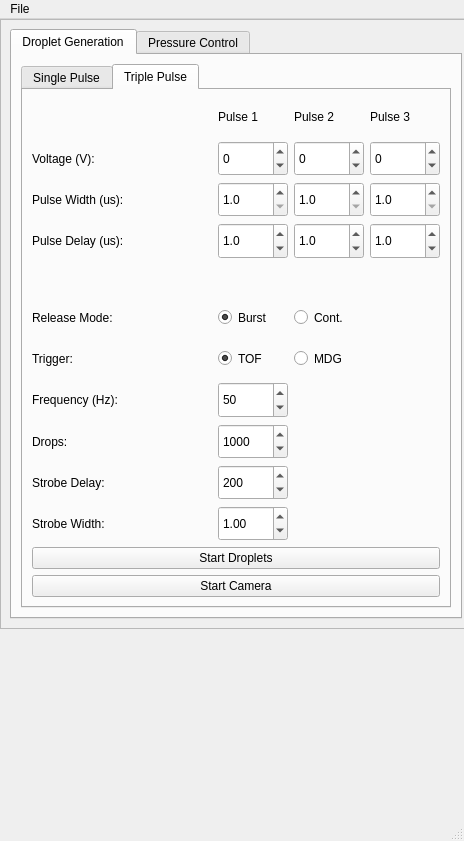
<?xml version="1.0" encoding="UTF-8"?>
<ui version="4.0">
 <class>MainWindow</class>
 <widget class="QMainWindow" name="MainWindow">
  <property name="geometry">
   <rect>
    <x>0</x>
    <y>0</y>
    <width>464</width>
    <height>841</height>
   </rect>
  </property>
  <property name="sizePolicy">
   <sizepolicy hsizetype="Maximum" vsizetype="Maximum">
    <horstretch>0</horstretch>
    <verstretch>0</verstretch>
   </sizepolicy>
  </property>
  <property name="windowTitle">
   <string>MainWindow</string>
  </property>
  <widget class="QWidget" name="centralwidget">
   <property name="sizePolicy">
    <sizepolicy hsizetype="MinimumExpanding" vsizetype="MinimumExpanding">
     <horstretch>0</horstretch>
     <verstretch>0</verstretch>
    </sizepolicy>
   </property>
   <widget class="QFrame" name="frame">
    <property name="geometry">
     <rect>
      <x>0</x>
      <y>0</y>
      <width>641</width>
      <height>610</height>
     </rect>
    </property>
    <property name="sizePolicy">
     <sizepolicy hsizetype="MinimumExpanding" vsizetype="MinimumExpanding">
      <horstretch>0</horstretch>
      <verstretch>0</verstretch>
     </sizepolicy>
    </property>
    <property name="frameShape">
     <enum>QFrame::StyledPanel</enum>
    </property>
    <property name="frameShadow">
     <enum>QFrame::Raised</enum>
    </property>
    <layout class="QFormLayout" name="formLayout">
     <item row="0" column="0">
      <widget class="QTabWidget" name="tabWidget">
       <property name="enabled">
        <bool>true</bool>
       </property>
       <property name="sizePolicy">
        <sizepolicy hsizetype="Fixed" vsizetype="Maximum">
         <horstretch>0</horstretch>
         <verstretch>0</verstretch>
        </sizepolicy>
       </property>
       <property name="inputMethodHints">
        <set>Qt::ImhDigitsOnly</set>
       </property>
       <property name="tabShape">
        <enum>QTabWidget::Rounded</enum>
       </property>
       <property name="currentIndex">
        <number>0</number>
       </property>
       <widget class="QWidget" name="tab_Droplet">
        <attribute name="title">
         <string>Droplet Generation</string>
        </attribute>
        <layout class="QVBoxLayout" name="verticalLayout">
         <item>
          <widget class="QTabWidget" name="tab_DropletSubtab">
           <property name="sizePolicy">
            <sizepolicy hsizetype="Expanding" vsizetype="Expanding">
             <horstretch>0</horstretch>
             <verstretch>0</verstretch>
            </sizepolicy>
           </property>
           <property name="currentIndex">
            <number>1</number>
           </property>
           <widget class="QWidget" name="tab_singlePulse">
            <attribute name="title">
             <string>Single Pulse</string>
            </attribute>
            <layout class="QVBoxLayout" name="verticalLayout_5">
             <item>
              <layout class="QGridLayout" name="gridLayout_singlepulse" rowstretch="0,0,0,0,0,0,0,0,0,0" rowminimumheight="40,40,40,40,40,40,40,40,40,40" columnminimumwidth="180,70,70,70">
               <property name="sizeConstraint">
                <enum>QLayout::SetMinimumSize</enum>
               </property>
               <item row="7" column="1">
                <widget class="QSpinBox" name="spinBoxDrops_sgl">
                 <property name="sizePolicy">
                  <sizepolicy hsizetype="Ignored" vsizetype="Ignored">
                   <horstretch>0</horstretch>
                   <verstretch>0</verstretch>
                  </sizepolicy>
                 </property>
                 <property name="keyboardTracking">
                  <bool>false</bool>
                 </property>
                 <property name="minimum">
                  <number>1</number>
                 </property>
                 <property name="maximum">
                  <number>32000</number>
                 </property>
                 <property name="value">
                  <number>1000</number>
                 </property>
                </widget>
               </item>
               <item row="5" column="0">
                <widget class="QLabel" name="label_sgltrigger">
                 <property name="sizePolicy">
                  <sizepolicy hsizetype="Ignored" vsizetype="Ignored">
                   <horstretch>0</horstretch>
                   <verstretch>0</verstretch>
                  </sizepolicy>
                 </property>
                 <property name="text">
                  <string>Trigger:</string>
                 </property>
                </widget>
               </item>
               <item row="4" column="2">
                <widget class="QRadioButton" name="radioButton_sglreleaseCont">
                 <property name="sizePolicy">
                  <sizepolicy hsizetype="Ignored" vsizetype="Ignored">
                   <horstretch>0</horstretch>
                   <verstretch>0</verstretch>
                  </sizepolicy>
                 </property>
                 <property name="text">
                  <string>Cont.</string>
                 </property>
                 <property name="autoExclusive">
                  <bool>true</bool>
                 </property>
                 <attribute name="buttonGroup">
                  <string notr="true">buttonGroup_singleRelease</string>
                 </attribute>
                </widget>
               </item>
               <item row="5" column="2">
                <widget class="QRadioButton" name="radioButton_sgltriggerMDG">
                 <property name="sizePolicy">
                  <sizepolicy hsizetype="Ignored" vsizetype="Ignored">
                   <horstretch>0</horstretch>
                   <verstretch>0</verstretch>
                  </sizepolicy>
                 </property>
                 <property name="text">
                  <string>MDG</string>
                 </property>
                 <property name="autoExclusive">
                  <bool>true</bool>
                 </property>
                 <attribute name="buttonGroup">
                  <string notr="true">buttonGroup_singleTrigger</string>
                 </attribute>
                </widget>
               </item>
               <item row="8" column="0">
                <widget class="QLabel" name="label_sglstrobedelay">
                 <property name="sizePolicy">
                  <sizepolicy hsizetype="Ignored" vsizetype="Ignored">
                   <horstretch>0</horstretch>
                   <verstretch>0</verstretch>
                  </sizepolicy>
                 </property>
                 <property name="text">
                  <string>Strobe Delay:</string>
                 </property>
                </widget>
               </item>
               <item row="6" column="1">
                <widget class="QSpinBox" name="spinBoxFreq_sgl">
                 <property name="sizePolicy">
                  <sizepolicy hsizetype="Ignored" vsizetype="Ignored">
                   <horstretch>0</horstretch>
                   <verstretch>0</verstretch>
                  </sizepolicy>
                 </property>
                 <property name="keyboardTracking">
                  <bool>false</bool>
                 </property>
                 <property name="minimum">
                  <number>1</number>
                 </property>
                 <property name="maximum">
                  <number>6000</number>
                 </property>
                 <property name="value">
                  <number>50</number>
                 </property>
                </widget>
               </item>
               <item row="2" column="1">
                <widget class="QDoubleSpinBox" name="doubleSpinBox_sglPWidth">
                 <property name="sizePolicy">
                  <sizepolicy hsizetype="Ignored" vsizetype="Ignored">
                   <horstretch>0</horstretch>
                   <verstretch>0</verstretch>
                  </sizepolicy>
                 </property>
                 <property name="keyboardTracking">
                  <bool>false</bool>
                 </property>
                 <property name="decimals">
                  <number>1</number>
                 </property>
                 <property name="minimum">
                  <double>1.000000000000000</double>
                 </property>
                 <property name="maximum">
                  <double>200.000000000000000</double>
                 </property>
                </widget>
               </item>
               <item row="4" column="0">
                <widget class="QLabel" name="label_sglreleasemode">
                 <property name="sizePolicy">
                  <sizepolicy hsizetype="Ignored" vsizetype="Ignored">
                   <horstretch>0</horstretch>
                   <verstretch>0</verstretch>
                  </sizepolicy>
                 </property>
                 <property name="text">
                  <string>Release Mode:</string>
                 </property>
                </widget>
               </item>
               <item row="2" column="0">
                <widget class="QLabel" name="label_sglPWidth">
                 <property name="sizePolicy">
                  <sizepolicy hsizetype="Ignored" vsizetype="Ignored">
                   <horstretch>0</horstretch>
                   <verstretch>0</verstretch>
                  </sizepolicy>
                 </property>
                 <property name="text">
                  <string>Pulse Width (us):</string>
                 </property>
                </widget>
               </item>
               <item row="4" column="1">
                <widget class="QRadioButton" name="radioButton_sglreleaseBurst">
                 <property name="sizePolicy">
                  <sizepolicy hsizetype="Ignored" vsizetype="Ignored">
                   <horstretch>0</horstretch>
                   <verstretch>0</verstretch>
                  </sizepolicy>
                 </property>
                 <property name="text">
                  <string>Burst</string>
                 </property>
                 <property name="checked">
                  <bool>true</bool>
                 </property>
                 <attribute name="buttonGroup">
                  <string notr="true">buttonGroup_singleRelease</string>
                 </attribute>
                </widget>
               </item>
               <item row="6" column="0">
                <widget class="QLabel" name="label_sglFreq">
                 <property name="sizePolicy">
                  <sizepolicy hsizetype="Ignored" vsizetype="Ignored">
                   <horstretch>0</horstretch>
                   <verstretch>0</verstretch>
                  </sizepolicy>
                 </property>
                 <property name="text">
                  <string>Frequency (Hz):</string>
                 </property>
                </widget>
               </item>
               <item row="8" column="1">
                <widget class="QSpinBox" name="spinBoxStrobedelay_sgl">
                 <property name="sizePolicy">
                  <sizepolicy hsizetype="Ignored" vsizetype="Ignored">
                   <horstretch>0</horstretch>
                   <verstretch>0</verstretch>
                  </sizepolicy>
                 </property>
                 <property name="keyboardTracking">
                  <bool>false</bool>
                 </property>
                 <property name="maximum">
                  <number>1000</number>
                 </property>
                 <property name="value">
                  <number>200</number>
                 </property>
                </widget>
               </item>
               <item row="7" column="0">
                <widget class="QLabel" name="label_sgldrops">
                 <property name="sizePolicy">
                  <sizepolicy hsizetype="Ignored" vsizetype="Ignored">
                   <horstretch>0</horstretch>
                   <verstretch>0</verstretch>
                  </sizepolicy>
                 </property>
                 <property name="text">
                  <string>Drops:</string>
                 </property>
                </widget>
               </item>
               <item row="1" column="0">
                <widget class="QLabel" name="label_sglVoltage">
                 <property name="sizePolicy">
                  <sizepolicy hsizetype="Ignored" vsizetype="Ignored">
                   <horstretch>0</horstretch>
                   <verstretch>0</verstretch>
                  </sizepolicy>
                 </property>
                 <property name="text">
                  <string>Voltage (V):</string>
                 </property>
                 <property name="scaledContents">
                  <bool>true</bool>
                 </property>
                 <property name="indent">
                  <number>0</number>
                 </property>
                </widget>
               </item>
               <item row="5" column="1">
                <widget class="QRadioButton" name="radioButton_sgltriggerTOF">
                 <property name="sizePolicy">
                  <sizepolicy hsizetype="Ignored" vsizetype="Ignored">
                   <horstretch>0</horstretch>
                   <verstretch>0</verstretch>
                  </sizepolicy>
                 </property>
                 <property name="text">
                  <string>TOF</string>
                 </property>
                 <property name="checkable">
                  <bool>true</bool>
                 </property>
                 <property name="checked">
                  <bool>true</bool>
                 </property>
                 <property name="autoExclusive">
                  <bool>true</bool>
                 </property>
                 <attribute name="buttonGroup">
                  <string notr="true">buttonGroup_singleTrigger</string>
                 </attribute>
                </widget>
               </item>
               <item row="4" column="3">
                <spacer name="horizontalSpacer_3">
                 <property name="orientation">
                  <enum>Qt::Horizontal</enum>
                 </property>
                 <property name="sizeType">
                  <enum>QSizePolicy::Minimum</enum>
                 </property>
                 <property name="sizeHint" stdset="0">
                  <size>
                   <width>40</width>
                   <height>20</height>
                  </size>
                 </property>
                </spacer>
               </item>
               <item row="0" column="0">
                <spacer name="verticalSpacer_5">
                 <property name="orientation">
                  <enum>Qt::Vertical</enum>
                 </property>
                 <property name="sizeType">
                  <enum>QSizePolicy::Minimum</enum>
                 </property>
                 <property name="sizeHint" stdset="0">
                  <size>
                   <width>20</width>
                   <height>40</height>
                  </size>
                 </property>
                </spacer>
               </item>
               <item row="1" column="1">
                <widget class="QSpinBox" name="spinBox_sglV">
                 <property name="sizePolicy">
                  <sizepolicy hsizetype="Ignored" vsizetype="Ignored">
                   <horstretch>0</horstretch>
                   <verstretch>0</verstretch>
                  </sizepolicy>
                 </property>
                 <property name="keyboardTracking">
                  <bool>false</bool>
                 </property>
                </widget>
               </item>
               <item row="3" column="0">
                <spacer name="verticalSpacer_4">
                 <property name="orientation">
                  <enum>Qt::Vertical</enum>
                 </property>
                 <property name="sizeType">
                  <enum>QSizePolicy::Minimum</enum>
                 </property>
                 <property name="sizeHint" stdset="0">
                  <size>
                   <width>20</width>
                   <height>40</height>
                  </size>
                 </property>
                </spacer>
               </item>
               <item row="9" column="0">
                <widget class="QLabel" name="label_sglStrobeWidth">
                 <property name="text">
                  <string>Strobe Width:</string>
                 </property>
                </widget>
               </item>
               <item row="9" column="1">
                <widget class="QDoubleSpinBox" name="doubleSpinBox_sglStrobeWidth">
                 <property name="sizePolicy">
                  <sizepolicy hsizetype="Ignored" vsizetype="Ignored">
                   <horstretch>0</horstretch>
                   <verstretch>0</verstretch>
                  </sizepolicy>
                 </property>
                 <property name="keyboardTracking">
                  <bool>false</bool>
                 </property>
                 <property name="minimum">
                  <double>0.010000000000000</double>
                 </property>
                 <property name="maximum">
                  <double>9.990000000000000</double>
                 </property>
                 <property name="singleStep">
                  <double>0.500000000000000</double>
                 </property>
                 <property name="value">
                  <double>2.000000000000000</double>
                 </property>
                </widget>
               </item>
              </layout>
             </item>
             <item>
              <widget class="QPushButton" name="pushButton_sgldrops">
               <property name="text">
                <string extracomment="Start droplets only, no video">Start Droplets</string>
               </property>
               <property name="checkable">
                <bool>true</bool>
               </property>
               <property name="checked">
                <bool>false</bool>
               </property>
               <property name="flat">
                <bool>false</bool>
               </property>
               <attribute name="buttonGroup">
                <string notr="true">buttonGroup_startDrops</string>
               </attribute>
              </widget>
             </item>
             <item>
              <widget class="QPushButton" name="pushButton_sglcamera">
               <property name="text">
                <string>Start Camera</string>
               </property>
               <property name="checkable">
                <bool>true</bool>
               </property>
               <attribute name="buttonGroup">
                <string notr="true">buttonGroup_startCamera</string>
               </attribute>
              </widget>
             </item>
            </layout>
           </widget>
           <widget class="QWidget" name="tab_triplePulse">
            <attribute name="title">
             <string>Triple Pulse</string>
            </attribute>
            <layout class="QVBoxLayout" name="verticalLayout_4">
             <item>
              <layout class="QGridLayout" name="gridLayout_triplepulse" rowstretch="0,0,0,0,0,0,0,0,0,0,0" rowminimumheight="40,40,40,40,40,40,40,40,40,40,40" columnminimumwidth="180,70,70,70">
               <property name="sizeConstraint">
                <enum>QLayout::SetMinimumSize</enum>
               </property>
               <item row="5" column="0">
                <widget class="QLabel" name="label_releasemode">
                 <property name="sizePolicy">
                  <sizepolicy hsizetype="Ignored" vsizetype="Ignored">
                   <horstretch>0</horstretch>
                   <verstretch>0</verstretch>
                  </sizepolicy>
                 </property>
                 <property name="text">
                  <string>Release Mode:</string>
                 </property>
                </widget>
               </item>
               <item row="6" column="2">
                <widget class="QRadioButton" name="radioButton_triggerMDG">
                 <property name="sizePolicy">
                  <sizepolicy hsizetype="Ignored" vsizetype="Ignored">
                   <horstretch>0</horstretch>
                   <verstretch>0</verstretch>
                  </sizepolicy>
                 </property>
                 <property name="text">
                  <string>MDG</string>
                 </property>
                 <property name="autoExclusive">
                  <bool>true</bool>
                 </property>
                 <attribute name="buttonGroup">
                  <string notr="true">buttonGroup_tripleTrigger</string>
                 </attribute>
                </widget>
               </item>
               <item row="4" column="0">
                <spacer name="verticalSpacer">
                 <property name="orientation">
                  <enum>Qt::Vertical</enum>
                 </property>
                 <property name="sizeType">
                  <enum>QSizePolicy::Minimum</enum>
                 </property>
                 <property name="sizeHint" stdset="0">
                  <size>
                   <width>20</width>
                   <height>40</height>
                  </size>
                 </property>
                </spacer>
               </item>
               <item row="1" column="2">
                <widget class="QSpinBox" name="spinBoxV2">
                 <property name="sizePolicy">
                  <sizepolicy hsizetype="Ignored" vsizetype="Ignored">
                   <horstretch>0</horstretch>
                   <verstretch>0</verstretch>
                  </sizepolicy>
                 </property>
                 <property name="keyboardTracking">
                  <bool>false</bool>
                 </property>
                 <property name="minimum">
                  <number>-250</number>
                 </property>
                 <property name="maximum">
                  <number>250</number>
                 </property>
                </widget>
               </item>
               <item row="3" column="1">
                <widget class="QDoubleSpinBox" name="doubleSpinBoxPDelay1">
                 <property name="sizePolicy">
                  <sizepolicy hsizetype="Ignored" vsizetype="Ignored">
                   <horstretch>0</horstretch>
                   <verstretch>0</verstretch>
                  </sizepolicy>
                 </property>
                 <property name="keyboardTracking">
                  <bool>false</bool>
                 </property>
                 <property name="decimals">
                  <number>1</number>
                 </property>
                 <property name="minimum">
                  <double>0.300000000000000</double>
                 </property>
                 <property name="value">
                  <double>1.000000000000000</double>
                 </property>
                </widget>
               </item>
               <item row="3" column="3">
                <widget class="QDoubleSpinBox" name="doubleSpinBoxPDelay3">
                 <property name="sizePolicy">
                  <sizepolicy hsizetype="Ignored" vsizetype="Ignored">
                   <horstretch>0</horstretch>
                   <verstretch>0</verstretch>
                  </sizepolicy>
                 </property>
                 <property name="keyboardTracking">
                  <bool>false</bool>
                 </property>
                 <property name="decimals">
                  <number>1</number>
                 </property>
                 <property name="minimum">
                  <double>0.300000000000000</double>
                 </property>
                 <property name="value">
                  <double>1.000000000000000</double>
                 </property>
                </widget>
               </item>
               <item row="3" column="2">
                <widget class="QDoubleSpinBox" name="doubleSpinBoxPDelay2">
                 <property name="sizePolicy">
                  <sizepolicy hsizetype="Ignored" vsizetype="Ignored">
                   <horstretch>0</horstretch>
                   <verstretch>0</verstretch>
                  </sizepolicy>
                 </property>
                 <property name="keyboardTracking">
                  <bool>false</bool>
                 </property>
                 <property name="decimals">
                  <number>1</number>
                 </property>
                 <property name="minimum">
                  <double>0.300000000000000</double>
                 </property>
                 <property name="value">
                  <double>1.000000000000000</double>
                 </property>
                </widget>
               </item>
               <item row="8" column="1">
                <widget class="QSpinBox" name="spinBoxDrops">
                 <property name="sizePolicy">
                  <sizepolicy hsizetype="Ignored" vsizetype="Ignored">
                   <horstretch>0</horstretch>
                   <verstretch>0</verstretch>
                  </sizepolicy>
                 </property>
                 <property name="keyboardTracking">
                  <bool>false</bool>
                 </property>
                 <property name="minimum">
                  <number>1</number>
                 </property>
                 <property name="maximum">
                  <number>32000</number>
                 </property>
                 <property name="value">
                  <number>1000</number>
                 </property>
                </widget>
               </item>
               <item row="1" column="1">
                <widget class="QSpinBox" name="spinBoxV1">
                 <property name="sizePolicy">
                  <sizepolicy hsizetype="Ignored" vsizetype="Ignored">
                   <horstretch>0</horstretch>
                   <verstretch>0</verstretch>
                  </sizepolicy>
                 </property>
                 <property name="keyboardTracking">
                  <bool>false</bool>
                 </property>
                 <property name="minimum">
                  <number>-250</number>
                 </property>
                 <property name="maximum">
                  <number>250</number>
                 </property>
                </widget>
               </item>
               <item row="1" column="0">
                <widget class="QLabel" name="label_Voltage">
                 <property name="sizePolicy">
                  <sizepolicy hsizetype="Ignored" vsizetype="Ignored">
                   <horstretch>0</horstretch>
                   <verstretch>0</verstretch>
                  </sizepolicy>
                 </property>
                 <property name="text">
                  <string>Voltage (V):</string>
                 </property>
                 <property name="scaledContents">
                  <bool>true</bool>
                 </property>
                 <property name="indent">
                  <number>0</number>
                 </property>
                </widget>
               </item>
               <item row="9" column="0">
                <widget class="QLabel" name="label_strobedelay">
                 <property name="sizePolicy">
                  <sizepolicy hsizetype="Ignored" vsizetype="Ignored">
                   <horstretch>0</horstretch>
                   <verstretch>0</verstretch>
                  </sizepolicy>
                 </property>
                 <property name="text">
                  <string>Strobe Delay:</string>
                 </property>
                </widget>
               </item>
               <item row="6" column="1">
                <widget class="QRadioButton" name="radioButton_triggerTOF">
                 <property name="sizePolicy">
                  <sizepolicy hsizetype="Ignored" vsizetype="Ignored">
                   <horstretch>0</horstretch>
                   <verstretch>0</verstretch>
                  </sizepolicy>
                 </property>
                 <property name="text">
                  <string>TOF</string>
                 </property>
                 <property name="checkable">
                  <bool>true</bool>
                 </property>
                 <property name="checked">
                  <bool>true</bool>
                 </property>
                 <property name="autoExclusive">
                  <bool>true</bool>
                 </property>
                 <attribute name="buttonGroup">
                  <string notr="true">buttonGroup_tripleTrigger</string>
                 </attribute>
                </widget>
               </item>
               <item row="9" column="1">
                <widget class="QSpinBox" name="spinBoxStrobedelay">
                 <property name="sizePolicy">
                  <sizepolicy hsizetype="Ignored" vsizetype="Ignored">
                   <horstretch>0</horstretch>
                   <verstretch>0</verstretch>
                  </sizepolicy>
                 </property>
                 <property name="keyboardTracking">
                  <bool>false</bool>
                 </property>
                 <property name="maximum">
                  <number>1000</number>
                 </property>
                 <property name="value">
                  <number>200</number>
                 </property>
                </widget>
               </item>
               <item row="8" column="0">
                <widget class="QLabel" name="label_drops">
                 <property name="sizePolicy">
                  <sizepolicy hsizetype="Ignored" vsizetype="Ignored">
                   <horstretch>0</horstretch>
                   <verstretch>0</verstretch>
                  </sizepolicy>
                 </property>
                 <property name="text">
                  <string>Drops:</string>
                 </property>
                </widget>
               </item>
               <item row="3" column="0">
                <widget class="QLabel" name="label_PDelay">
                 <property name="sizePolicy">
                  <sizepolicy hsizetype="Ignored" vsizetype="Ignored">
                   <horstretch>0</horstretch>
                   <verstretch>0</verstretch>
                  </sizepolicy>
                 </property>
                 <property name="text">
                  <string>Pulse Delay (us):</string>
                 </property>
                 <property name="textFormat">
                  <enum>Qt::AutoText</enum>
                 </property>
                 <property name="wordWrap">
                  <bool>false</bool>
                 </property>
                </widget>
               </item>
               <item row="7" column="0">
                <widget class="QLabel" name="label_Freq">
                 <property name="sizePolicy">
                  <sizepolicy hsizetype="Ignored" vsizetype="Ignored">
                   <horstretch>0</horstretch>
                   <verstretch>0</verstretch>
                  </sizepolicy>
                 </property>
                 <property name="text">
                  <string>Frequency (Hz):</string>
                 </property>
                </widget>
               </item>
               <item row="2" column="1">
                <widget class="QDoubleSpinBox" name="doubleSpinBoxPWidth1">
                 <property name="sizePolicy">
                  <sizepolicy hsizetype="Ignored" vsizetype="Ignored">
                   <horstretch>0</horstretch>
                   <verstretch>0</verstretch>
                  </sizepolicy>
                 </property>
                 <property name="keyboardTracking">
                  <bool>false</bool>
                 </property>
                 <property name="decimals">
                  <number>1</number>
                 </property>
                 <property name="minimum">
                  <double>1.000000000000000</double>
                 </property>
                 <property name="maximum">
                  <double>200.000000000000000</double>
                 </property>
                </widget>
               </item>
               <item row="2" column="0">
                <widget class="QLabel" name="label_PWidth">
                 <property name="sizePolicy">
                  <sizepolicy hsizetype="Ignored" vsizetype="Ignored">
                   <horstretch>0</horstretch>
                   <verstretch>0</verstretch>
                  </sizepolicy>
                 </property>
                 <property name="text">
                  <string>Pulse Width (us):</string>
                 </property>
                </widget>
               </item>
               <item row="1" column="3">
                <widget class="QSpinBox" name="spinBoxV3">
                 <property name="sizePolicy">
                  <sizepolicy hsizetype="Ignored" vsizetype="Ignored">
                   <horstretch>0</horstretch>
                   <verstretch>0</verstretch>
                  </sizepolicy>
                 </property>
                 <property name="keyboardTracking">
                  <bool>false</bool>
                 </property>
                 <property name="minimum">
                  <number>-250</number>
                 </property>
                 <property name="maximum">
                  <number>250</number>
                 </property>
                </widget>
               </item>
               <item row="2" column="3">
                <widget class="QDoubleSpinBox" name="doubleSpinBoxPWidth3">
                 <property name="sizePolicy">
                  <sizepolicy hsizetype="Ignored" vsizetype="Ignored">
                   <horstretch>0</horstretch>
                   <verstretch>0</verstretch>
                  </sizepolicy>
                 </property>
                 <property name="keyboardTracking">
                  <bool>false</bool>
                 </property>
                 <property name="decimals">
                  <number>1</number>
                 </property>
                 <property name="minimum">
                  <double>1.000000000000000</double>
                 </property>
                 <property name="maximum">
                  <double>200.000000000000000</double>
                 </property>
                </widget>
               </item>
               <item row="5" column="2">
                <widget class="QRadioButton" name="radioButton_releaseCont">
                 <property name="sizePolicy">
                  <sizepolicy hsizetype="Ignored" vsizetype="Ignored">
                   <horstretch>0</horstretch>
                   <verstretch>0</verstretch>
                  </sizepolicy>
                 </property>
                 <property name="text">
                  <string>Cont.</string>
                 </property>
                 <property name="autoExclusive">
                  <bool>true</bool>
                 </property>
                 <attribute name="buttonGroup">
                  <string notr="true">buttonGroup_tripleRelease</string>
                 </attribute>
                </widget>
               </item>
               <item row="2" column="2">
                <widget class="QDoubleSpinBox" name="doubleSpinBoxPWidth2">
                 <property name="sizePolicy">
                  <sizepolicy hsizetype="Ignored" vsizetype="Ignored">
                   <horstretch>0</horstretch>
                   <verstretch>0</verstretch>
                  </sizepolicy>
                 </property>
                 <property name="keyboardTracking">
                  <bool>false</bool>
                 </property>
                 <property name="decimals">
                  <number>1</number>
                 </property>
                 <property name="minimum">
                  <double>1.000000000000000</double>
                 </property>
                 <property name="maximum">
                  <double>200.000000000000000</double>
                 </property>
                </widget>
               </item>
               <item row="0" column="3">
                <widget class="QLabel" name="label_P3">
                 <property name="sizePolicy">
                  <sizepolicy hsizetype="Ignored" vsizetype="Ignored">
                   <horstretch>0</horstretch>
                   <verstretch>0</verstretch>
                  </sizepolicy>
                 </property>
                 <property name="text">
                  <string>Pulse 3</string>
                 </property>
                </widget>
               </item>
               <item row="0" column="2">
                <widget class="QLabel" name="label_P2">
                 <property name="sizePolicy">
                  <sizepolicy hsizetype="Ignored" vsizetype="Ignored">
                   <horstretch>0</horstretch>
                   <verstretch>0</verstretch>
                  </sizepolicy>
                 </property>
                 <property name="text">
                  <string>Pulse 2</string>
                 </property>
                </widget>
               </item>
               <item row="5" column="1">
                <widget class="QRadioButton" name="radioButton_releaseBurst">
                 <property name="sizePolicy">
                  <sizepolicy hsizetype="Ignored" vsizetype="Ignored">
                   <horstretch>0</horstretch>
                   <verstretch>0</verstretch>
                  </sizepolicy>
                 </property>
                 <property name="text">
                  <string>Burst</string>
                 </property>
                 <property name="checked">
                  <bool>true</bool>
                 </property>
                 <attribute name="buttonGroup">
                  <string notr="true">buttonGroup_tripleRelease</string>
                 </attribute>
                </widget>
               </item>
               <item row="0" column="0">
                <spacer name="horizontalSpacer_pulse">
                 <property name="orientation">
                  <enum>Qt::Horizontal</enum>
                 </property>
                 <property name="sizeHint" stdset="0">
                  <size>
                   <width>40</width>
                   <height>20</height>
                  </size>
                 </property>
                </spacer>
               </item>
               <item row="0" column="1">
                <widget class="QLabel" name="label_P1">
                 <property name="sizePolicy">
                  <sizepolicy hsizetype="Ignored" vsizetype="Ignored">
                   <horstretch>0</horstretch>
                   <verstretch>0</verstretch>
                  </sizepolicy>
                 </property>
                 <property name="text">
                  <string>Pulse 1</string>
                 </property>
                </widget>
               </item>
               <item row="7" column="1">
                <widget class="QSpinBox" name="spinBoxFreq">
                 <property name="sizePolicy">
                  <sizepolicy hsizetype="Ignored" vsizetype="Ignored">
                   <horstretch>0</horstretch>
                   <verstretch>0</verstretch>
                  </sizepolicy>
                 </property>
                 <property name="keyboardTracking">
                  <bool>false</bool>
                 </property>
                 <property name="minimum">
                  <number>1</number>
                 </property>
                 <property name="maximum">
                  <number>6000</number>
                 </property>
                 <property name="value">
                  <number>50</number>
                 </property>
                </widget>
               </item>
               <item row="6" column="0">
                <widget class="QLabel" name="label_trigger">
                 <property name="sizePolicy">
                  <sizepolicy hsizetype="Ignored" vsizetype="Ignored">
                   <horstretch>0</horstretch>
                   <verstretch>0</verstretch>
                  </sizepolicy>
                 </property>
                 <property name="text">
                  <string>Trigger:</string>
                 </property>
                </widget>
               </item>
               <item row="10" column="0">
                <widget class="QLabel" name="label_strobewidth">
                 <property name="text">
                  <string>Strobe Width:</string>
                 </property>
                </widget>
               </item>
               <item row="10" column="1">
                <widget class="QDoubleSpinBox" name="doubleSpinBox">
                 <property name="sizePolicy">
                  <sizepolicy hsizetype="Ignored" vsizetype="Ignored">
                   <horstretch>0</horstretch>
                   <verstretch>0</verstretch>
                  </sizepolicy>
                 </property>
                 <property name="keyboardTracking">
                  <bool>false</bool>
                 </property>
                 <property name="minimum">
                  <double>0.010000000000000</double>
                 </property>
                 <property name="maximum">
                  <double>9.990000000000000</double>
                 </property>
                 <property name="singleStep">
                  <double>0.500000000000000</double>
                 </property>
                 <property name="value">
                  <double>1.000000000000000</double>
                 </property>
                </widget>
               </item>
              </layout>
             </item>
             <item>
              <widget class="QPushButton" name="pushButton_drops">
               <property name="text">
                <string extracomment="Start droplets only, no video">Start Droplets</string>
               </property>
               <property name="checkable">
                <bool>true</bool>
               </property>
               <property name="checked">
                <bool>false</bool>
               </property>
               <property name="flat">
                <bool>false</bool>
               </property>
               <attribute name="buttonGroup">
                <string notr="true">buttonGroup_startDrops</string>
               </attribute>
              </widget>
             </item>
             <item>
              <widget class="QPushButton" name="pushButton_camera">
               <property name="text">
                <string>Start Camera</string>
               </property>
               <property name="checkable">
                <bool>true</bool>
               </property>
               <attribute name="buttonGroup">
                <string notr="true">buttonGroup_startCamera</string>
               </attribute>
              </widget>
             </item>
            </layout>
           </widget>
          </widget>
         </item>
        </layout>
       </widget>
       <widget class="QWidget" name="tab_2">
        <property name="enabled">
         <bool>false</bool>
        </property>
        <attribute name="title">
         <string>Pressure Control</string>
        </attribute>
       </widget>
      </widget>
     </item>
     <item row="0" column="1">
      <widget class="QWidget" name="widget" native="true"/>
     </item>
    </layout>
   </widget>
  </widget>
  <widget class="QMenuBar" name="menubar">
   <property name="geometry">
    <rect>
     <x>0</x>
     <y>0</y>
     <width>464</width>
     <height>18</height>
    </rect>
   </property>
   <property name="defaultUp">
    <bool>false</bool>
   </property>
   <widget class="QMenu" name="menuFile">
    <property name="title">
     <string>File</string>
    </property>
    <addaction name="actionLoad_Settings"/>
    <addaction name="actionSave_Settings"/>
    <addaction name="actionSave_Settings_As"/>
    <addaction name="actionQuit"/>
   </widget>
   <addaction name="menuFile"/>
  </widget>
  <widget class="QStatusBar" name="statusbar"/>
  <action name="actionLoad_Settings">
   <property name="text">
    <string>Load Settings...</string>
   </property>
   <property name="shortcut">
    <string>Ctrl+O</string>
   </property>
  </action>
  <action name="actionSave_Settings">
   <property name="text">
    <string>Save Settings</string>
   </property>
   <property name="shortcut">
    <string>Ctrl+S</string>
   </property>
  </action>
  <action name="actionSave_Settings_As">
   <property name="text">
    <string>Save Settings As...</string>
   </property>
   <property name="shortcut">
    <string>Ctrl+Shift+S</string>
   </property>
  </action>
  <action name="actionQuit">
   <property name="text">
    <string>Quit</string>
   </property>
   <property name="shortcut">
    <string>Ctrl+Q</string>
   </property>
  </action>
 </widget>
 <resources/>
 <connections/>
 <buttongroups>
  <buttongroup name="buttonGroup_tripleTrigger"/>
  <buttongroup name="buttonGroup_tripleRelease"/>
  <buttongroup name="buttonGroup_singleTrigger"/>
  <buttongroup name="buttonGroup_singleRelease"/>
  <buttongroup name="buttonGroup_startDrops">
   <property name="exclusive">
    <bool>false</bool>
   </property>
  </buttongroup>
  <buttongroup name="buttonGroup_startCamera">
   <property name="exclusive">
    <bool>false</bool>
   </property>
  </buttongroup>
 </buttongroups>
</ui>
